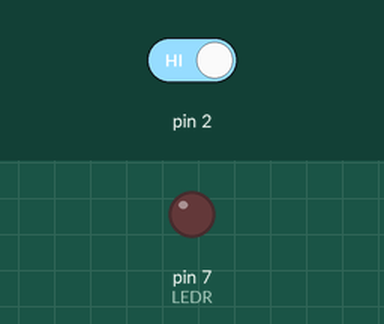
Simulated run of this sketch. Board: Arduino Uno, built with avr-gcc and run on an emulated ATmega328P. On the bench: output pins drawn as LEDs (lit = HIGH). The inputs (shaded band) are chosen by the test bench; at power-on: pin 2 HIGH.

Above: at 1.2 s.
1.3 s: pin 2 driven LOW
At 2.3 s:
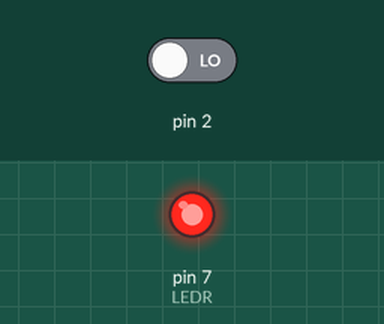
Timing chart, 0 to 4.3 s (numbered marks = the images above; inputs shaded):
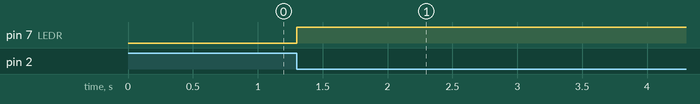

Measured:
- after the input at 1.3 s, pin 7 (LEDR): LOW → HIGH at once

The sketch:

button_int.ino
```cpp
volatile bool LEDRSta = 0;
int LEDR= 7;
int KEY1 = 0;

void setup() {
  // put your setup code here, to run once:
  pinMode(LEDR, OUTPUT);
  pinMode(KEY1, INPUT_PULLUP);
  attachInterrupt(KEY1, OnKey, FALLING);
}

void loop() {
  // put your main code here, to run repeatedly:

}

void OnKey(){
  LEDRSta = !LEDRSta;
  digitalWrite(LEDR, LEDRSta);
}
```
